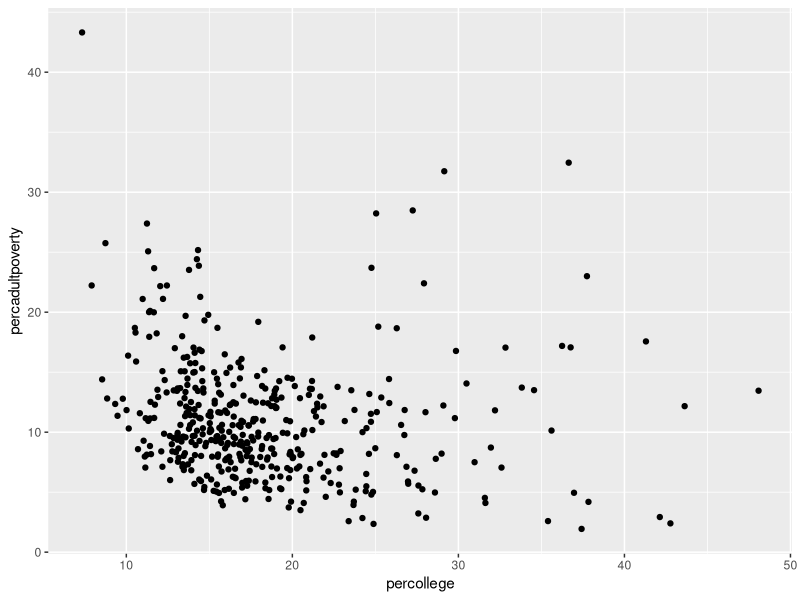
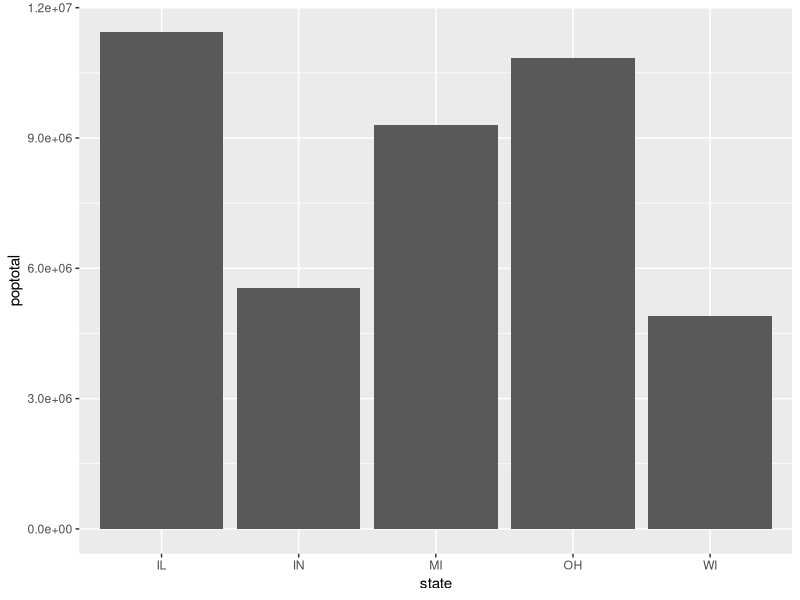
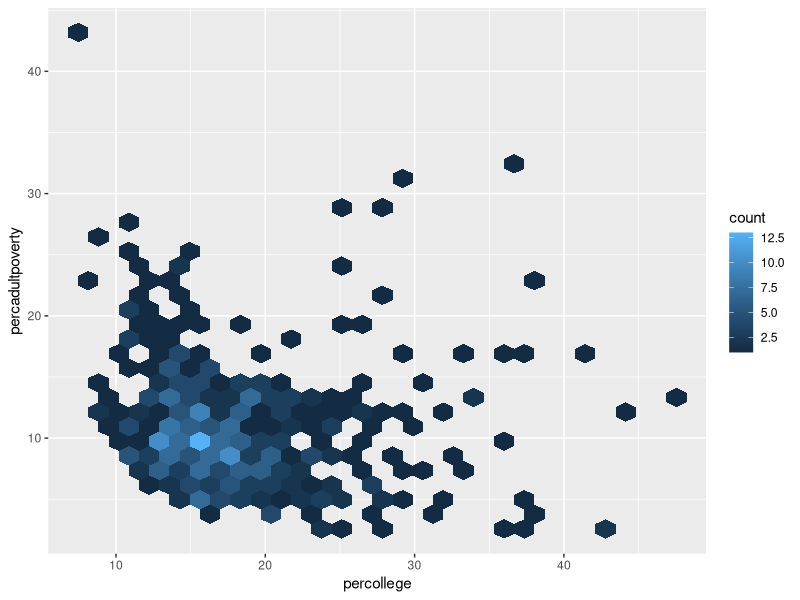
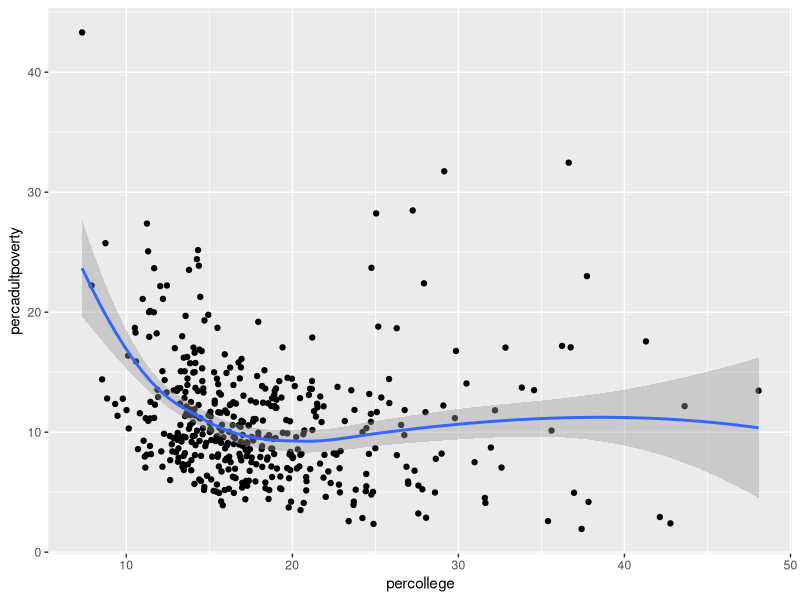
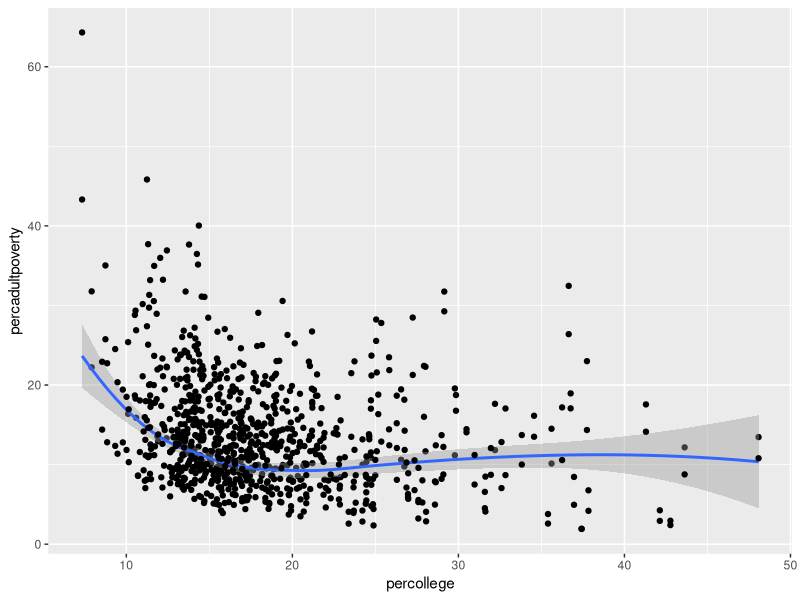
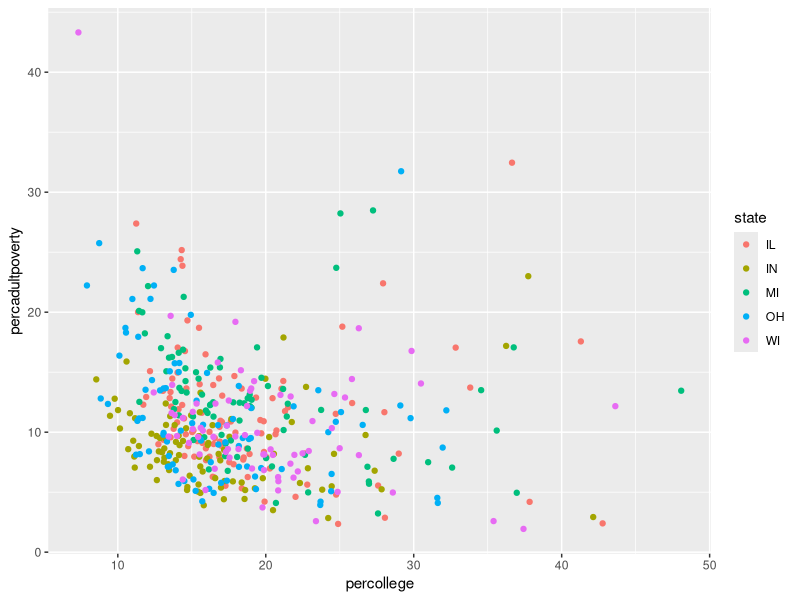
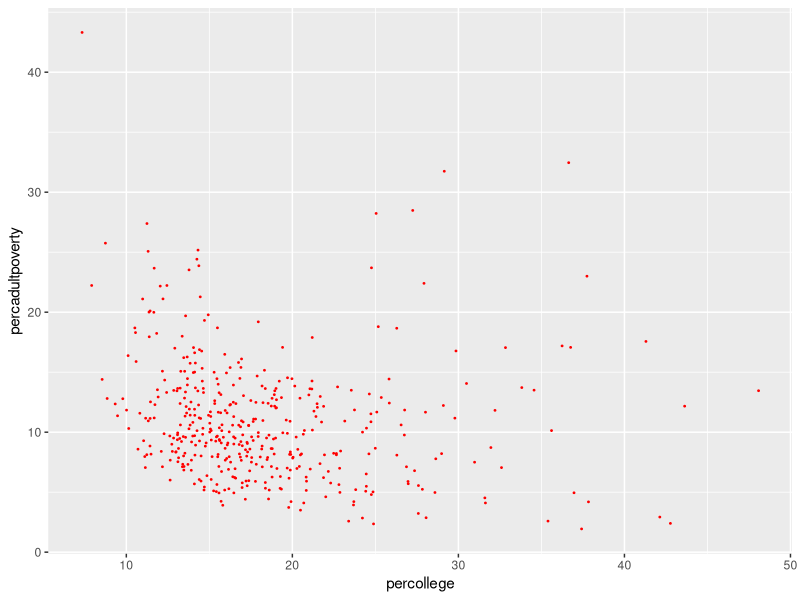

Write R code to recreate these figures, in order.
########## ggplot2 ##########

install.packages("ggplot2")
library("ggplot2")

install.packages("hexbin")
library("hexbin")

####### plotting midwest built-in data set within ggplot2 #####
View(midwest)

ggplot(midwest) +  # this will plot a blank canvas, the layers on canvas are added with "+"
  geom_point(mapping = aes( # there are a list of geom_functions that can be called by geom_"some function", here geom_point present each data point with a dot
    x = percollege, y = percadultpoverty # aes define x and y axis, if the labels are strings you can use aes_string() instead
  ))

ggplot(midwest) +
  geom_col(mapping = aes(x = state, y = poptotal))

ggplot(data = midwest) +
  geom_hex(mapping = aes(x = percollege, y = percadultpoverty)) # error: Package `hexbin` required for `stat_binhex`, so installed package above

ggplot(data = midwest) +
  geom_point(mapping = aes(x = percollege, y = percadultpoverty)) +
  geom_smooth(mapping = aes(x = percollege, y = percadultpoverty))

#### if we have two or more geom_functions that share the same mapping we can use below
ggplot(data = midwest, mapping = aes(x = percollege, y = percadultpoverty)) +
  geom_point() +
  geom_smooth() +
  geom_point(mapping = aes(y = percchildbelowpovert)) # this geometry uses x from ggploy but uses this y instead hoever the y-axis label is still the original ggploy y-axis name
          
# use aesthetic mapping for coloring some data
ggplot(data = midwest) +
  geom_point(
    mapping = aes(x = percollege, y = percadultpoverty, color = state) # this will dedicate a color for each state name in column "state"
  )

ggplot(data = midwest) +
  geom_point(mapping = aes(x = percollege, y = percadultpoverty), color = "red", size = 0.3) # this will color each data point red with a size of 0.3



####### help commands
? midwest
